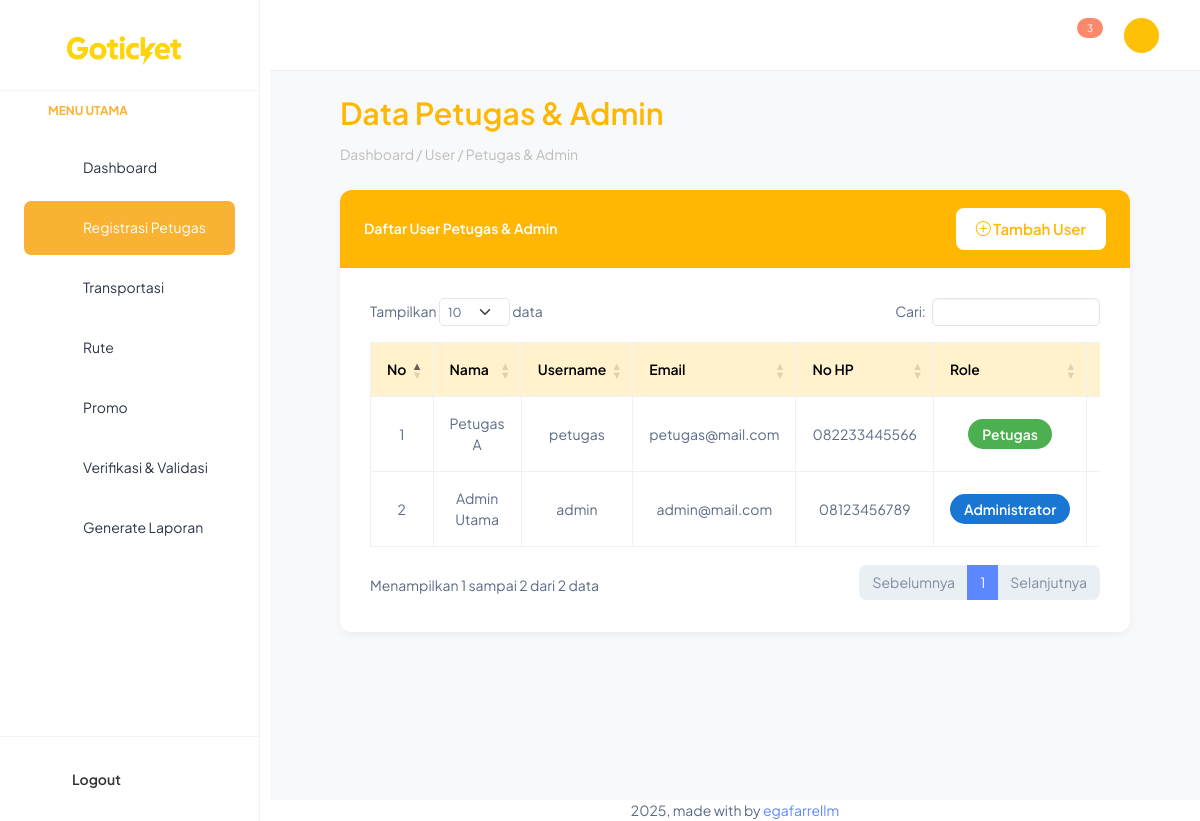
The page /backend/pages/registrasi_petugas/index.php (signed in) on the database its author committed.
### tables this page shows
CREATE TABLE `user` (
  `id_user` int NOT NULL,
  `nama_lengkap` varchar(100) NOT NULL,
  `username` varchar(50) NOT NULL,
  `password` varchar(255) NOT NULL,
  `email` varchar(100) DEFAULT NULL,
  `no_hp` varchar(20) DEFAULT NULL,
  `role` enum('Administrator','Petugas','Penumpang') NOT NULL,
  `tanggal_registrasi` datetime DEFAULT CURRENT_TIMESTAMP
);

### backend/pages/registrasi_petugas/index.php (the view, shortened to what this page needs)
<?php
include '../../partials/header.php';
include '../../partials/sidebar.php';
include '../../partials/navbar.php';
include '../../app.php';
$qUser = "SELECT * FROM user WHERE role IN ('Administrator','Petugas') ORDER BY id_user DESC";
$result = mysqli_query($connect, $qUser) or die(mysqli_error($connect));
?>
<link href="https://cdn.jsdelivr.net/npm/bootstrap-icons@1.10.5/font/bootstrap-icons.css" rel="stylesheet">
<link href="https://cdn.datatables.net/1.13.6/css/dataTables.bootstrap5.min.css" rel="stylesheet">
<div class="content-wrapper">
    <div class="page-title">Data Petugas & Admin</div>
    <div class="breadcrumb">Dashboard / User / Petugas & Admin</div>
    <div class="card card-custom">
        <div class="card-header-custom">
            <span>Daftar User Petugas & Admin</span>
            <a href="create.php" class="btn-tambah">
                <i class="bi bi-plus-circle"></i> Tambah User
            </a>
        </div>
        <div class="card-body">
            <div class="table-responsive">
                <table id="userTable" class="table table-bordered align-middle mb-0">
                    <thead>
                        <tr>
                            <th>No</th>
                            <th>Nama</th>
                            <th>Username</th>
                            <th>Email</th>
                            <th>No HP</th>
                            <th>Role</th>
                            <th>Aksi</th>
                        </tr>
                    </thead>
                    <tbody>
                        <?php
                        if (mysqli_num_rows($result) > 0):
                            $no = 1;
                            while ($item = mysqli_fetch_assoc($result)):
                        ?>
                        <tr>
                            <td><?= $no++; ?></td>
                            <td><?= htmlspecialchars($item['nama_lengkap']); ?></td>
                            <td><?= htmlspecialchars($item['username']); ?></td>
                            <td><?= $item['email'] ?: '-' ?></td>
                            <td><?= $item['no_hp'] ?: '-' ?></td>
                            <td>
                                <?php if ($item['role'] == 'Administrator'): ?>
                                    <span class="badge-role r-admin">Administrator</span>
                                <?php else: ?>
                                    <span class="badge-role r-petugas">Petugas</span>
                                <?php endif; ?>
                            </td>
                            <td>
                            </td>
                        </tr>
                        <?php endwhile; endif; ?>
                    </tbody>
                </table>
            </div>
        </div>
    </div>
</div>
<?php include '../../partials/footer.php'; ?>
<?php include '../../partials/script.php'; ?>

### backend/pages/registrasi_petugas/index.php (style rules this page uses)
.content-wrapper { background-color: #f8f9fa; min-height: 100vh; padding: 90px 70px 50px 70px; }
.page-title { font-size: 1.9rem; font-weight: 600; color: #ffb703; margin-bottom: 8px; }
.breadcrumb { color: #bdbdbd; margin-bottom: 25px; }
.card-custom { border-radius: 12px; overflow: hidden; box-shadow: 0 3px 8px rgba(0,0,0,0.05); background-color: #ffffff; }
.card-header-custom { background-color: #ffb703; color: #ffffff; padding: 18px 24px; font-weight: 600; display: flex; justify-content: space-between; align-items: center; }
.btn-tambah { background-color: #ffffff; color: #ffb703; padding: 10px 20px; border-radius: 8px; font-size: 15px; font-weight: 600; border: none; }
.table th { background-color: #fff2cc; font-weight: 600; color: #000; text-align: center; }
.table td { text-align: center; }
.badge-role { padding: 6px 14px; border-radius: 20px; font-weight: 600; color: white; }
.r-admin { background-color: #1976d2; }
.r-petugas { background-color: #4caf50; }

### rows shown on the page
user: nama_lengkap "Petugas A", username "petugas", email "petugas@mail.com", no_hp "082233445566", role "Petugas"
user: nama_lengkap "Admin Utama", username "admin", email "admin@mail.com", no_hp "08123456789", role "Administrator"

### other values the page prints
$jumlah_notif "3"
